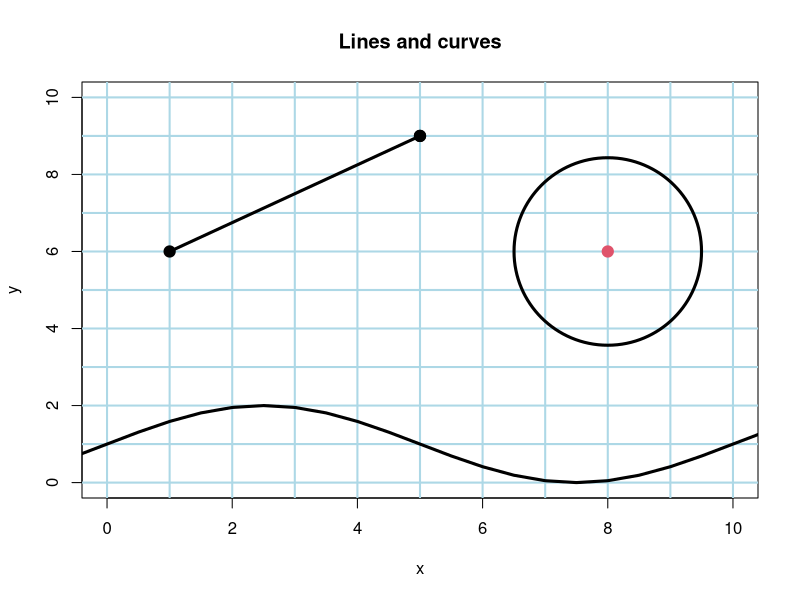
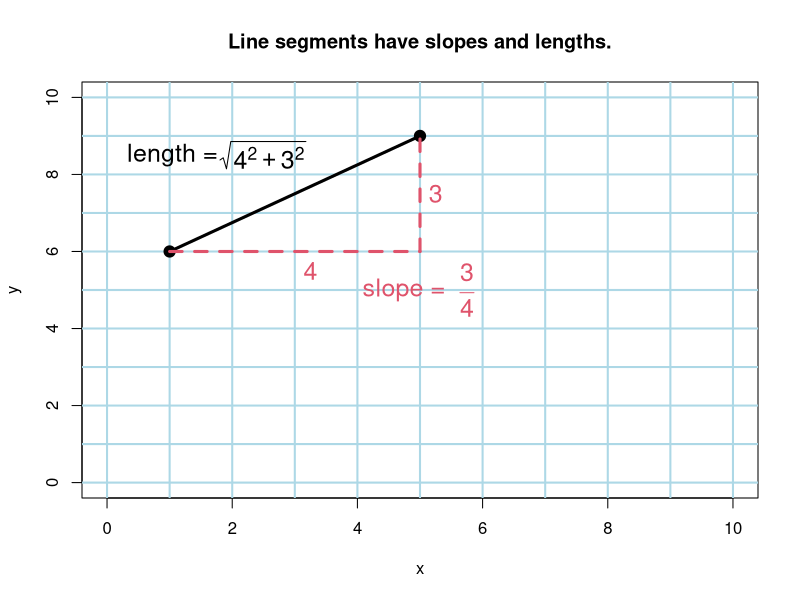

Reproduce these figures in R, in order.
## ---- chunk 1
plot(c(0,10), c(0,10), type='n', xlab="x", ylab="y", main="Lines and curves")
abline(h=0:10, col="lightblue", lwd=2)
abline(v=0:10, col="lightblue", lwd=2)
segments(1,6,5,9, lwd=3)
points(c(1,5),c(6,9), pch=19, cex=1.5)
points(5, 9, pch=19, cex=1.5)
points(8,6,cex=25,lwd=3)
points(8,6, pch=19, cex=1.5, col=2)
x <- seq(-1, 11, by=.5)
lines(x, 1+sin(.2*pi*x), lwd=3)
## ---- chunk 2
plot(c(0,10), c(0,10), type='n', xlab="x", ylab="y", main="Line segments have slopes and lengths.")
abline(h=0:10, col="lightblue", lwd=2)
abline(v=0:10, col="lightblue", lwd=2)
segments(1,6,5,9, lwd=3)
points(c(1,5),c(6,9), pch=19, cex=1.5)
segments(1,6,5,6, lty=2, lwd=3, col=2)
segments(5,6,5,9, lty=2, lwd=3, col=2)
text(3.25, 5.5, expression(4), lwd=3, cex=1.5, col=2)
text(5.25, 7.5, expression(3), lwd=3, cex=1.5, col=2)
text(2.5, 8.5, expression(sqrt(4^2 + 3^2)), lwd=3, cex=1.5, col=1)
text(1.1, 8.5, "length = ", lwd=3, cex=1.5, col=1)
text(5.75, 5, expression(frac(3,4)), lwd=3, cex=1.5, col=2)
text(4.8, 5, "slope = ", lwd=3, cex=1.5, col=2)
